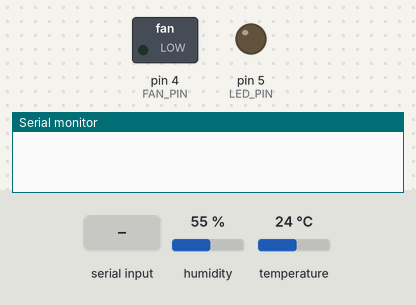
Recording of a sketch running on a simulated Arduino Uno, built with avr-gcc and run on an emulated ATmega328P. Shown: switched loads named in the sketch (green lamp = pin HIGH), output pins drawn as LEDs (lit = HIGH), the last lines printed to the serial monitor. Inputs (shaded band) come from the test bench; at power-on: humidity 55 %, temperature 24 °C.

Above: at 1.2 s.
1.3 s: "90,45\n" received over Serial
At 3.0 s:
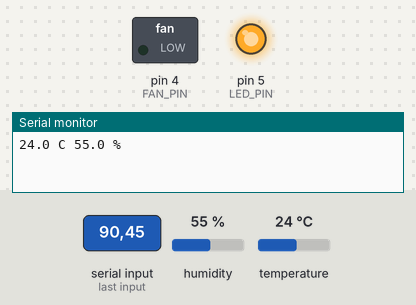
3.5 s: "5\n" received over Serial
At 4.8 s:
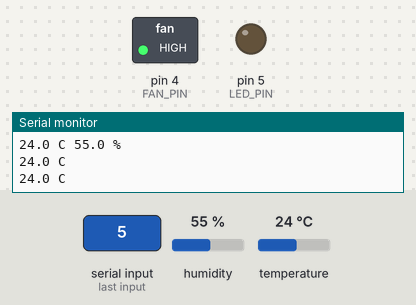
5.5 s: "idle\n" received over Serial
At 6.6 s:
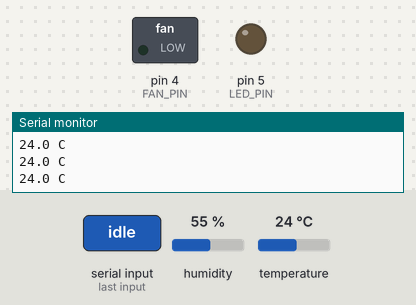
7.5 s: "30,150\n" received over Serial
At 8.3 s:
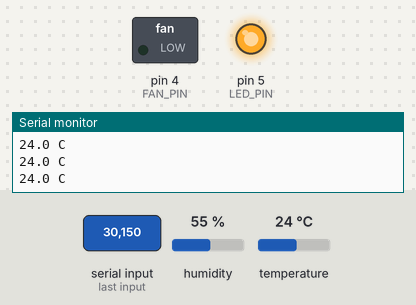
Timing chart, 0 to 10.5 s (numbered marks = the images above; inputs shaded):
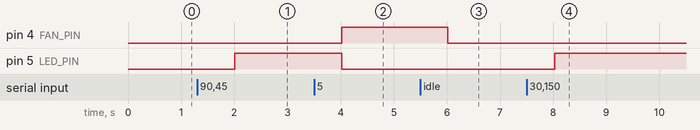

Measured:
- after the input at 1.3 s, pin 5 (LED_PIN): LOW → HIGH after 0.71 s
- after the input at 3.5 s, pin 4 (FAN_PIN): LOW → HIGH after 0.52 s; pin 5 (LED_PIN): HIGH → LOW after 0.52 s
- after the input at 5.5 s, pin 4 (FAN_PIN): HIGH → LOW after 0.52 s
- after the input at 7.5 s, pin 5 (LED_PIN): LOW → HIGH after 0.53 s

The sketch:

final_scinario.ino
```cpp
#include "DHT.h"

#define DHTPIN 7
#define FAN_PIN 4
#define LED_PIN 5
#define DHTTYPE DHT22

DHT dht(DHTPIN, DHTTYPE);
float idealTemperature = 25.0;
enum Mode
{
    START,
    IDLE,
    MONITOR
};
Mode currentMode = START;

void setup()
{
    pinMode(FAN_PIN, OUTPUT);
    pinMode(LED_PIN, OUTPUT);
    Serial.begin(9600);
    dht.begin();
}

void loop()
{
    if (Serial.available())
    {
        String command = Serial.readStringUntil('\n');
        command.trim(); // remove any trailing whitespace
        if (command == "idle" || command == "start")
        {
            currentMode = (command == "idle") ? IDLE : START;
            digitalWrite(FAN_PIN, LOW); // turn the fan off
            digitalWrite(LED_PIN, LOW); // turn the LED off
        }
        else
        {
            idealTemperature = command.toFloat();
            currentMode = MONITOR;
        }
    }

    float h = dht.readHumidity();
    float t = dht.readTemperature();

    if (isnan(h) || isnan(t))
    {
        Serial.println("Failed to read from DHT sensor!");
        return;
    }

    String dataString = "";

    if (currentMode == MONITOR)
    {
        dataString += String(t, 1);
        dataString += " C";

        if (t > idealTemperature)
        {
            // cooling
            digitalWrite(FAN_PIN, HIGH); // turn the fan on
            digitalWrite(LED_PIN, LOW);  // turn the LED off
        }
        else
        {
            // heating
            digitalWrite(FAN_PIN, LOW);  // turn the fan off
            digitalWrite(LED_PIN, HIGH); // turn the LED on
        }
        delay(1000);
    }
    else if (currentMode == IDLE)
    {
        dataString += String(t, 1);
        dataString += " C";
        delay(2000);
    }
    else // START mode
    {
        dataString += String(t, 1);
        dataString += " C ";
        dataString += String(h, 1);
        dataString += " %";
        delay(2000);
    }

    Serial.println(dataString);
}
```
